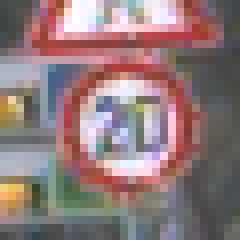
#> input picture data/Train/0/00000_00000_00001.png, 30 x 30 px, found by its file name (shown 8 times larger); its folder holds only this picture in this run
$ python load_data.py
#> lines starting #> are read from the running program, lines starting #| are printed output that depends on the picture
import os
import cv2
import numpy as np
from tqdm import tqdm

DATA_DIR = "D:\GitHub\Road-signs-classification-mobile\data\Train"
IMG_HEIGHT = 64
IMG_WIDTH = 64
NUM_CATEGORIES = 43

def load_gtsrb_data(data_dir):
    images = []
    labels = []

    print(f"Loading data from: {data_dir}")

    for category in tqdm(range(NUM_CATEGORIES), desc = "Loading classes"):
        category_path = os.path.join(data_dir, str(category))

        if not os.path.isdir(category_path):
            print(f"Warning: Directory for class {category} does not exist. Skipping.")
            continue

        for img_name in os.listdir(category_path):
            img_path = os.path.join(category_path, img_name)

            try:
                image = cv2.imread(img_path)
#> image is the input picture: shape (30, 30, 3); mean B, G, R 122.9, 121.5, 143.8
                image_resized = cv2.resize(image, (IMG_WIDTH, IMG_HEIGHT))
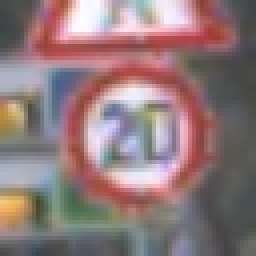
#> image_resized: shape (64, 64, 3) (shown 4 times larger); mean B, G, R 122.8, 121.4, 143.7
                images.append(image_resized)
                labels.append(category)

            except Exception as e:
                print(f"Error loading file {img_path}: {e}")
#> pass 2 of the loop in load_gtsrb_data, `for category in tqdm(range(NUM_CATEGORIES), desc = "Loading classes"):`:
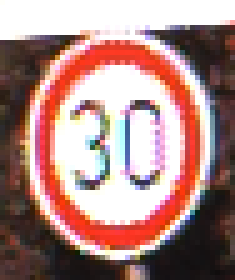
#> input picture data/Train/1/00001_00006_00009.png, 47 x 56 px, found by its file name (shown 5 times larger)
#> in load_gtsrb_data, image is the input picture: shape (56, 47, 3); mean B, G, R 132, 136.3, 172.2
#> in load_gtsrb_data, `image_resized = cv2.resize(image, (IMG_WIDTH, IMG_HEIGHT))`:
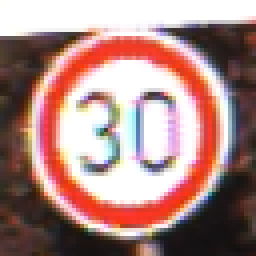
#> image_resized: shape (64, 64, 3) (shown 4 times larger); mean B, G, R 131.9, 136.2, 172.2

    return (np.array(images), np.array(labels))

if __name__ == "__main__":
    images, labels = load_gtsrb_data(DATA_DIR)

    print("\n--- Data Loading Summary ---")
    print(f"Total images loaded: {len(images)}")
    print(f"Total labels loaded: {len(labels)}")
    print(f"Images array shape: {images.shape}")
#| Images array shape: (2, 64, 64, 3)
    print(f"Labels array shape: {labels.shape}")
#| Labels array shape: (2,)
    print(f"----------------------------------")
